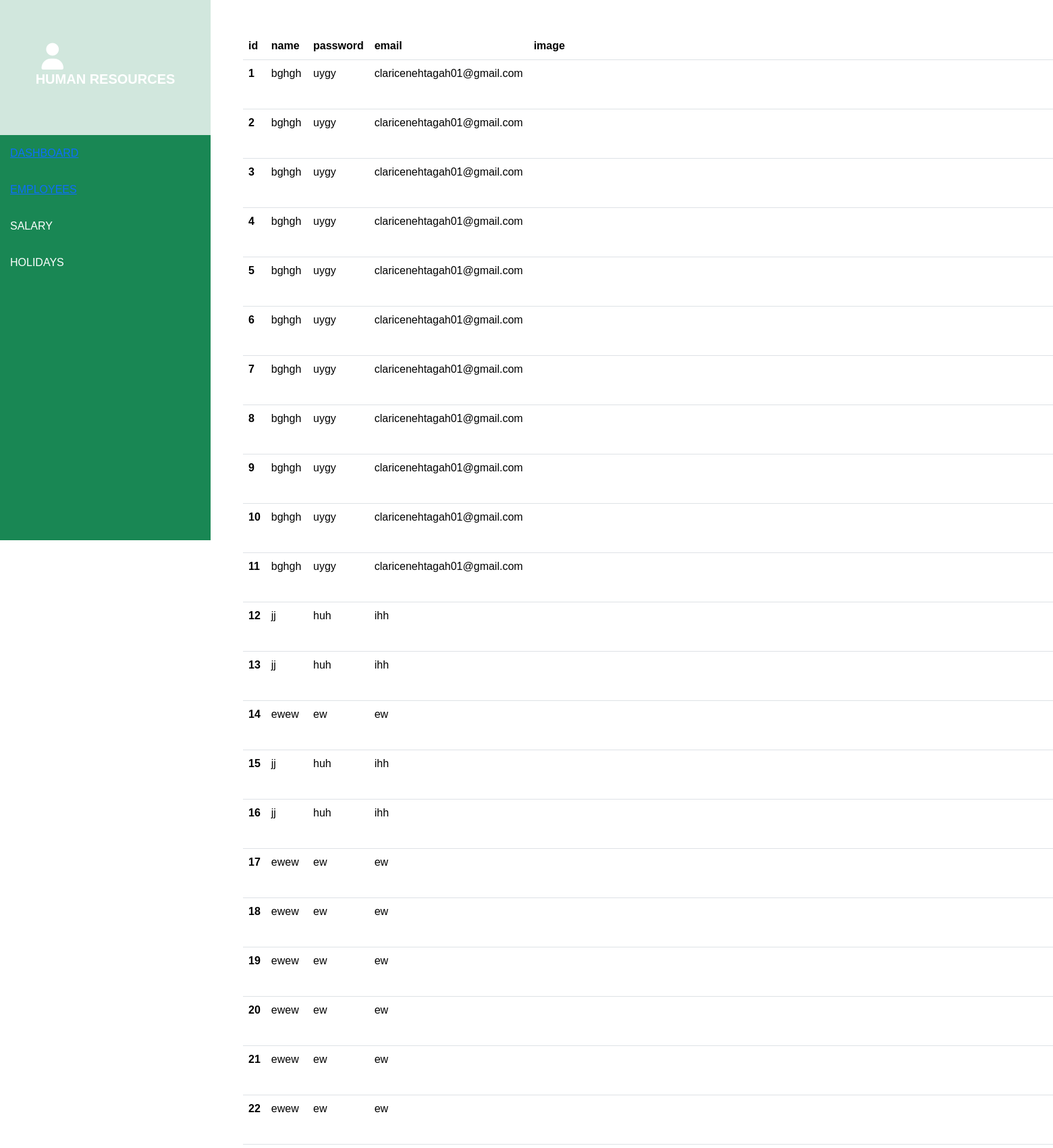
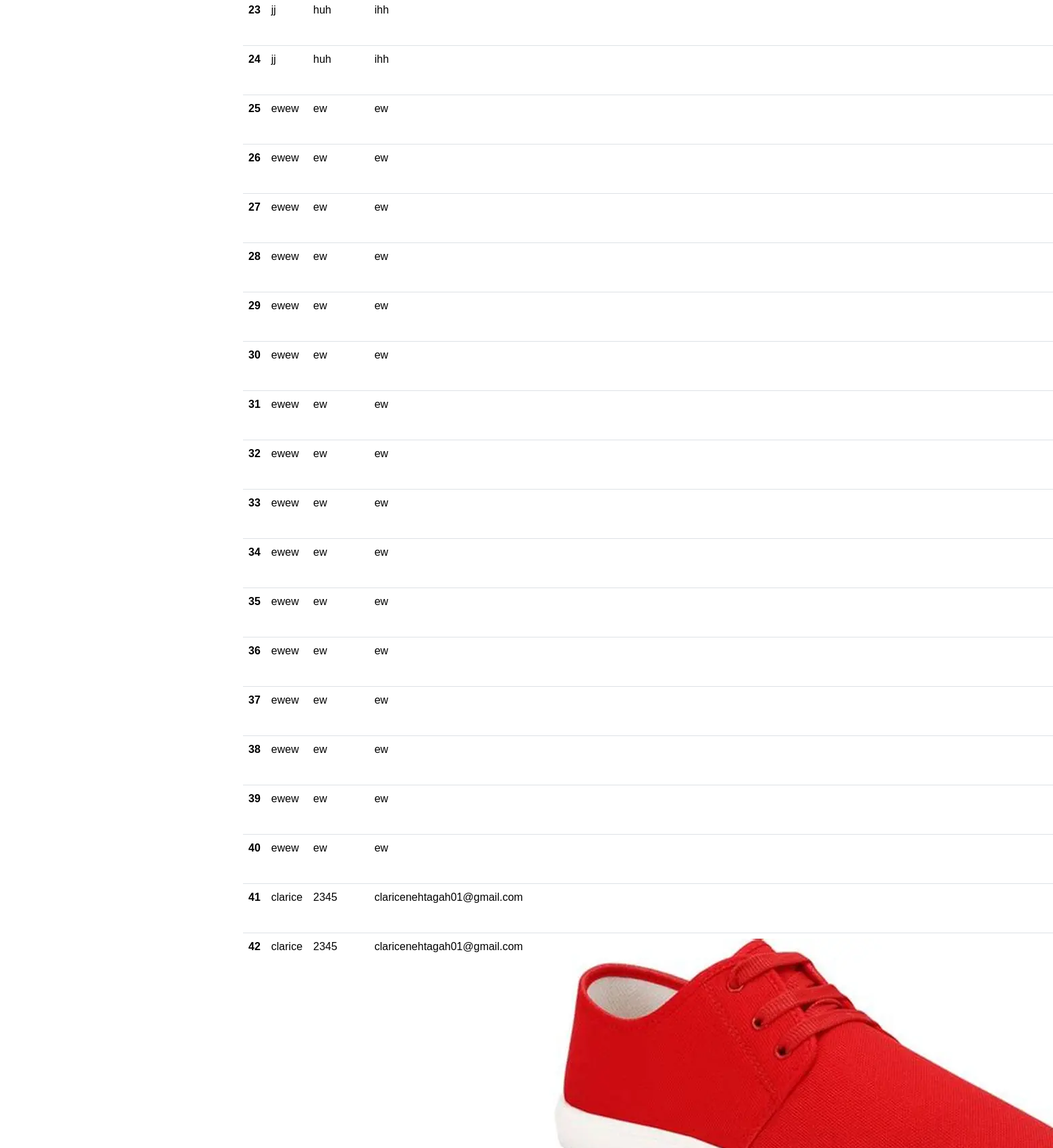
The page /employ-page (upper part) on the database its author committed (2 pictures, top to bottom).
### dev/models.py (models this page shows)
class Useradmin(models.Model):
    name=models.CharField(max_length=255)
    password=models.CharField(max_length=255)
    email=models.EmailField(max_length=255)
    image= models.ImageField(upload_to="image/", default=0)

### blog/views.py (the view)
# urls.py: path('employ-page',employ, name='employ'),
def employ(request):
    user=Useradmin.objects.all()
    context={'user':user}
    return render(request, 'employ.html',context)

### template/employ.html (shortened to what this page needs)
{% extends "tech.html" %} {% block content %}
<table class="table">
  <thead>
    <tr>
      <th scope="col">id</th>
      <th scope="col">name</th>
      <th scope="col">password</th>
      <th scope="col">email</th>
      <th scope="col">image</th>
    </tr>
  </thead>
  <tbody>
    {% for i in user %}
    <tr>
      <th scope="row">{{i.id}}</th>
      <td>{{i.name}}</td>
      <td>{{i.password}}</td>
      <td>{{i.email}}</td>
      <td><img src="{{i.image}}" alt=""></td>
    </tr>
    {% endfor %}
  </tbody>
</table>
{% endblock content %}

### template/tech.html (shortened to what this page needs)
<!DOCTYPE html>
{% load static %}
<html lang="en">
<head>
    <link rel="stylesheet" href="https://cdnjs.cloudflare.com/ajax/libs/font-awesome/7.0.1/css/all.min.css"
 />
    <link rel="stylesheet" href="{% static 'style.css' %}" />
    <link href="https://cdn.jsdelivr.net/npm/bootstrap@5.3.8/dist/css/bootstrap.min.css" rel="stylesheet"
 />
</head>
<body>
    <section class="d-flex">
        <div class="bg-success" style="width: 20vw; height: 100vh">
            <div class="h-25 bg-success-subtle d-flex justify-content-center align-items-center">
                <div>
                    <i class="fa-solid fa-user fs-1 text-white m1-white"></i>
                    <h3 class="fs-5 text-white fw-bold ">HUMAN RESOURCES</h3>
                </div>
            </div>
            <div>
                <ul>
                    <li><a href="{% url "tech" %}">DASHBOARD </a></li>
                    <li><a href="{% url "employ" %}">EMPLOYEES</a></li>
                    <li>SALARY</li>
                    <li>HOLIDAYS</li>
                </ul>
            </div>
        </div>
        <div class="bg-white p-5" style="width: 80vw;  height: 100vh ">
            {% block content%}{%endblock content%}
        </div>
    </section>
</body>
</html>

### static/style.css (style rules this page uses)
* { margin: 0px; padding: 0px; font-family: Arial, Helvetica, sans-serif; }
li { list-style: none; padding: 15px; color: white; cursor: pointer; }
ul { padding: 0px!important; }

### rows shown on the page
Useradmin: id "1", name "bghgh", password "uygy", email "claricenehtagah01@gmail.com"
Useradmin: id "2", name "bghgh", password "uygy", email "claricenehtagah01@gmail.com"
Useradmin: id "3", name "bghgh", password "uygy", email "claricenehtagah01@gmail.com"
Useradmin: id "4", name "bghgh", password "uygy", email "claricenehtagah01@gmail.com"
Useradmin: id "5", name "bghgh", password "uygy", email "claricenehtagah01@gmail.com"
Useradmin: id "6", name "bghgh", password "uygy", email "claricenehtagah01@gmail.com"
Useradmin: id "7", name "bghgh", password "uygy", email "claricenehtagah01@gmail.com"
Useradmin: id "8", name "bghgh", password "uygy", email "claricenehtagah01@gmail.com"
Useradmin: id "9", name "bghgh", password "uygy", email "claricenehtagah01@gmail.com"
Useradmin: id "10", name "bghgh", password "uygy", email "claricenehtagah01@gmail.com"
Useradmin: id "11", name "bghgh", password "uygy", email "claricenehtagah01@gmail.com"
Useradmin: id "12", name "jj", password "huh", email "ihh"
Useradmin: id "13", name "jj", password "huh", email "ihh"
Useradmin: id "14", name "ewew", password "ew", email "ew"
Useradmin: id "15", name "jj", password "huh", email "ihh"
Useradmin: id "16", name "jj", password "huh", email "ihh"
Useradmin: id "17", name "ewew", password "ew", email "ew"
Useradmin: id "18", name "ewew", password "ew", email "ew"
Useradmin: id "19", name "ewew", password "ew", email "ew"
Useradmin: id "20", name "ewew", password "ew", email "ew"
Useradmin: id "21", name "ewew", password "ew", email "ew"
Useradmin: id "22", name "ewew", password "ew", email "ew"
Useradmin: id "23", name "jj", password "huh", email "ihh"
Useradmin: id "24", name "jj", password "huh", email "ihh"
Useradmin: id "25", name "ewew", password "ew", email "ew"
Useradmin: id "26", name "ewew", password "ew", email "ew"
Useradmin: id "27", name "ewew", password "ew", email "ew"
Useradmin: id "28", name "ewew", password "ew", email "ew"
Useradmin: id "29", name "ewew", password "ew", email "ew"
Useradmin: id "30", name "ewew", password "ew", email "ew"
Useradmin: id "31", name "ewew", password "ew", email "ew"
Useradmin: id "32", name "ewew", password "ew", email "ew"
Useradmin: id "33", name "ewew", password "ew", email "ew"
Useradmin: id "34", name "ewew", password "ew", email "ew"
Useradmin: id "35", name "ewew", password "ew", email "ew"
Useradmin: id "36", name "ewew", password "ew", email "ew"
Useradmin: id "37", name "ewew", password "ew", email "ew"
Useradmin: id "38", name "ewew", password "ew", email "ew"
Useradmin: id "39", name "ewew", password "ew", email "ew"
Useradmin: id "40", name "ewew", password "ew", email "ew"
Useradmin: id "41", name "clarice", password "2345", email "claricenehtagah01@gmail.com"
Useradmin: id "42", name "clarice", password "2345", email "claricenehtagah01@gmail.com", image (picture)
